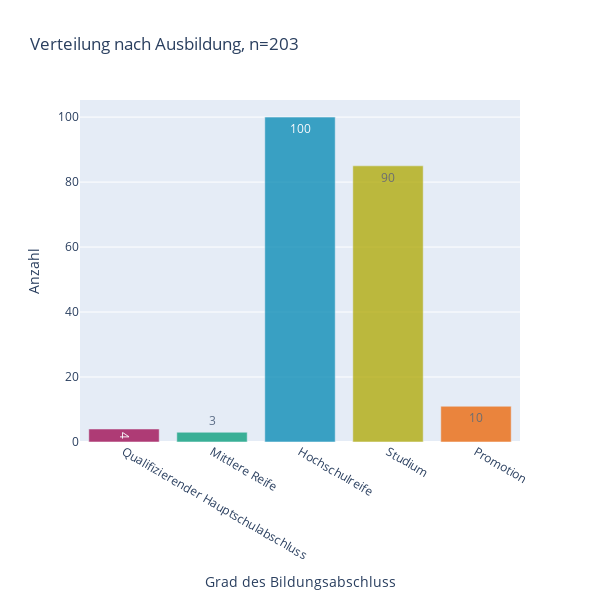
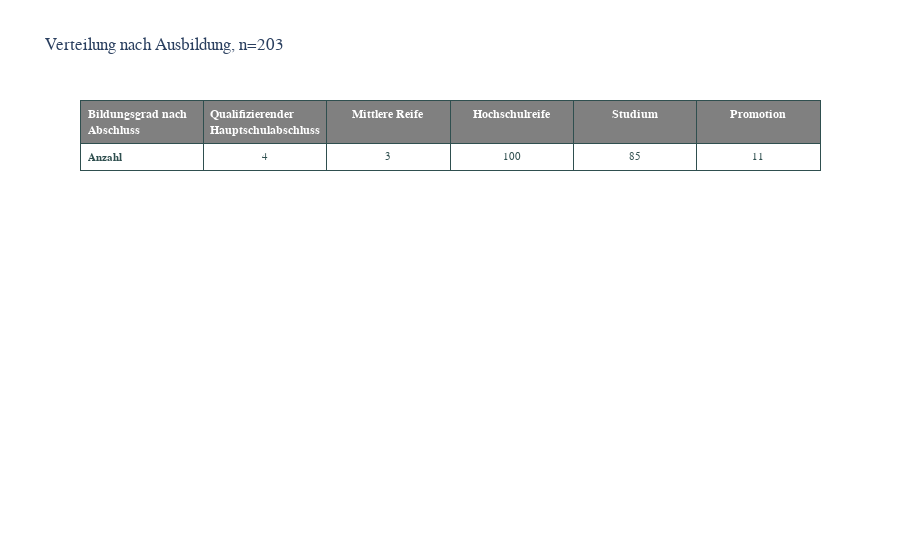

Notebook code cell kept with these figures, in order:
### Markdown cell above
### Education

### Code cell
df = surveyData[['education']]
df = df.groupby(['education'])['education'].count().reset_index(name='count')

# Label strings
chartLabel = f"Verteilung nach Ausbildung, n={len(surveyData[['education']])}"
categoryGroups = ["Qualifizierender Hauptschulabschluss", "Mittlere Reife", "Hochschulreife", "Studium", "Promotion"]
yLabel = "Anzahl"
xLabel = "Höchster Bildungsabschluss"

data = [
    df.loc[df['education'] == categoryGroups[0], 'count'].iloc[0],
    df.loc[df['education'] == categoryGroups[1], 'count'].iloc[0],
    df.loc[df['education'] == categoryGroups[2], 'count'].iloc[0],
    df.loc[df['education'] == categoryGroups[3], 'count'].iloc[0],
    df.loc[df['education'] == categoryGroups[4], 'count'].iloc[0],
] 

# print(df[['education'] == categoryGroups[0]].count)
print(df.loc[df['education'] == categoryGroups[0], 'count'].iloc[0])

fig = px.bar(df, x=categoryGroups, y=data, text_auto='.0s',
            labels={'x':'Grad des Bildungsabschluss', 'y':'Anzahl'},
            title=chartLabel,
            )
fig.update_traces(marker_color=urCdColors, opacity=0.75)
# Print Optimization
fig.update_layout(width=600, height=600);
fig.show()

# Table
fig = go.Figure(data=[go.Table(
  header=dict(
    values=['<b>Bildungsgrad nach Abschluss</b>', f"<b>{categoryGroups[0]}</b>", f"<b>{categoryGroups[1]}</b>", f"<b>{categoryGroups[2]}</b>", f"<b>{categoryGroups[3]}</b>", f"<b>{categoryGroups[4]}</b>"],
    line_color='darkslategray',
    fill_color=headerColor,
    align=['left','center'],
    font=dict(color='white', size=12)
  ),
  cells=dict(
    values=[
      # [surveyData[surveyData['sex'] == 'männlich'], surveyData[surveyData['sex'] == 'nicht angegeben'], surveyData[surveyData['sex'] == 'weiblich']]],
        ['<b>Anzahl</b>'],
        [data[0]],
        [data[1]],
        [data[2]],
        [data[3]],
        [data[4]]
      ],
    line_color='darkslategray',
    # 2-D list of colors for alternating rows
    fill_color = [[rowOddColor,rowEvenColor,rowOddColor, rowEvenColor,rowOddColor]*5],
    align = ['left', 'center'],
    font = dict(color = 'darkslategray', size = 11)
    ))
])

fig.update_layout(
    title=chartLabel,
    yaxis_title=yLabel,
    # legend_title="Legend Title",
    font=dict(
        family="Frutiger Next LT W1G, Gill Sans, sans-serif",
        size=12,
        # color="RebeccaPurple"
    )
)

fig.show()

### Figure 1 — Plotly figure (JSON) as saved in the notebook; plotly's stock layout.template omitted (floating-point values rounded to 4 significant figures)
{"data": [{"alignmentgroup": "True", "hovertemplate": "Grad des Bildungsabschluss=%{x}<br>Anzahl=%{y}<extra></extra>", "legendgroup": "", "marker": {"color": ["rgb(156,0,75)", "rgb(0,155,119)", "rgb(0,135,178)", "rgb(174,167,0)", "rgb(236,98,0)", "rgb(191,0,42)", "rgb(79,184,0)", "rgb(0,137,147)", "rgb(0,85,106)", "rgb(205,211,15)", "rgb(236,188,0)"], "pattern": {"shape": ""}}, "name": "", "offsetgroup": "", "opacity": 0.75, "orientation": "v", "showlegend": false, "textposition": "auto", "texttemplate": "%{y:.0s}", "type": "bar", "x": ["Qualifizierender Hauptschulabschluss", "Mittlere Reife", "Hochschulreife", "Studium", "Promotion"], "xaxis": "x", "y": [4, 3, 100, 85, 11], "yaxis": "y"}], "layout": {"barmode": "relative", "height": 600, "legend": {"tracegroupgap": 0}, "title": {"text": "Verteilung nach Ausbildung, n=203"}, "width": 600, "xaxis": {"anchor": "y", "domain": [0, 1], "title": {"text": "Grad des Bildungsabschluss"}}, "yaxis": {"anchor": "x", "domain": [0, 1], "title": {"text": "Anzahl"}}}}

### Figure 2 — Plotly figure (JSON) as saved in the notebook; plotly's stock layout.template omitted (floating-point values rounded to 4 significant figures)
{"data": [{"cells": {"align": ["left", "center"], "fill": {"color": [["white", "lightgrey", "white", "lightgrey", "white", "white", "lightgrey", "white", "lightgrey", "white", "white", "lightgrey", "white", "lightgrey", "white", "white", "lightgrey", "white", "lightgrey", "white", "white", "lightgrey", "white", "lightgrey", "white"]]}, "font": {"color": "darkslategray", "size": 11}, "line": {"color": "darkslategray"}, "values": [["<b>Anzahl</b>"], [4], [3], [100], [85], [11]]}, "header": {"align": ["left", "center"], "fill": {"color": "grey"}, "font": {"color": "white", "size": 12}, "line": {"color": "darkslategray"}, "values": ["<b>Bildungsgrad nach Abschluss</b>", "<b>Qualifizierender Hauptschulabschluss</b>", "<b>Mittlere Reife</b>", "<b>Hochschulreife</b>", "<b>Studium</b>", "<b>Promotion</b>"]}, "type": "table"}], "layout": {"font": {"family": "Frutiger Next LT W1G, Gill Sans, sans-serif", "size": 12}, "title": {"text": "Verteilung nach Ausbildung, n=203"}, "yaxis": {"title": {"text": "Anzahl"}}}}
